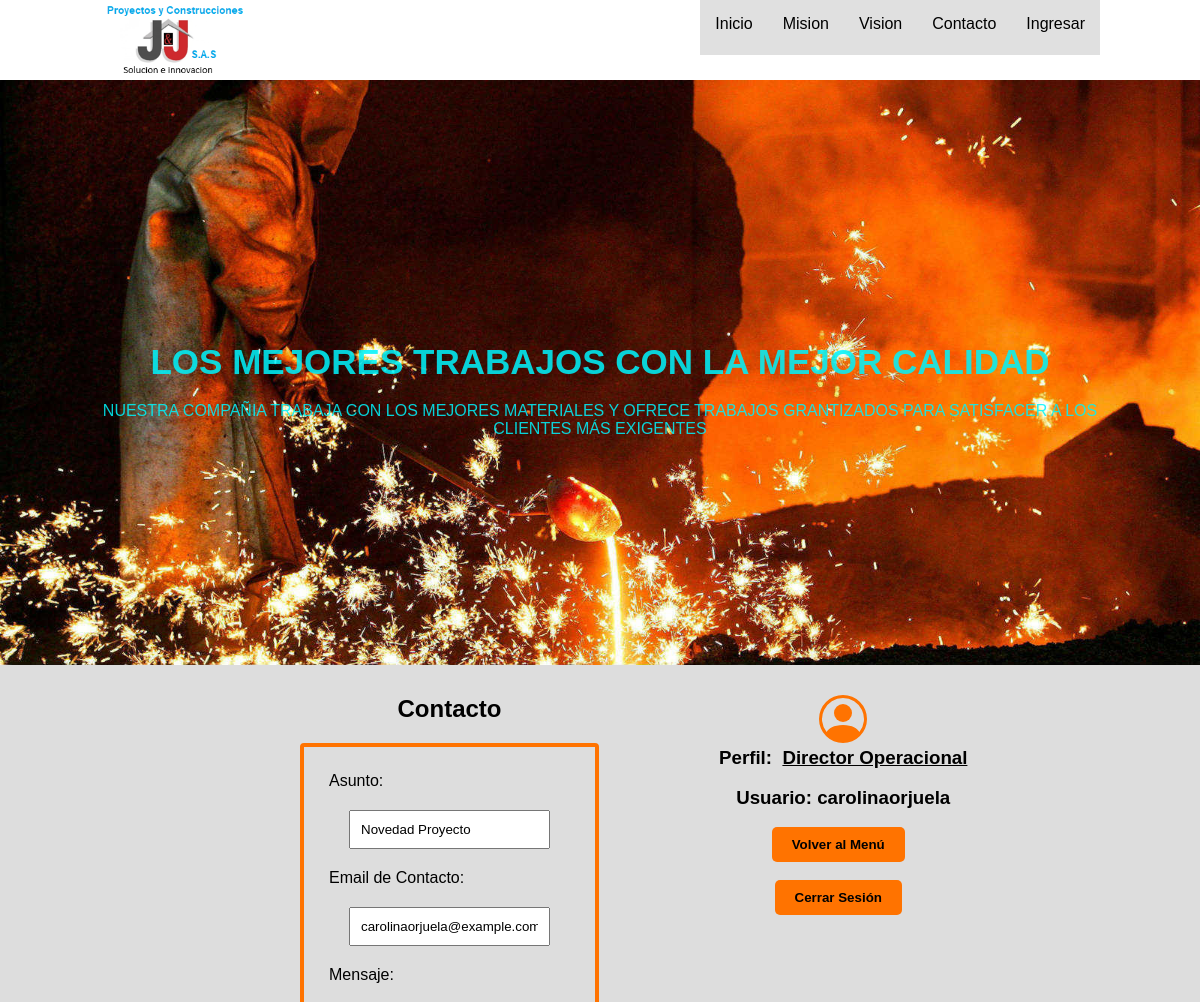
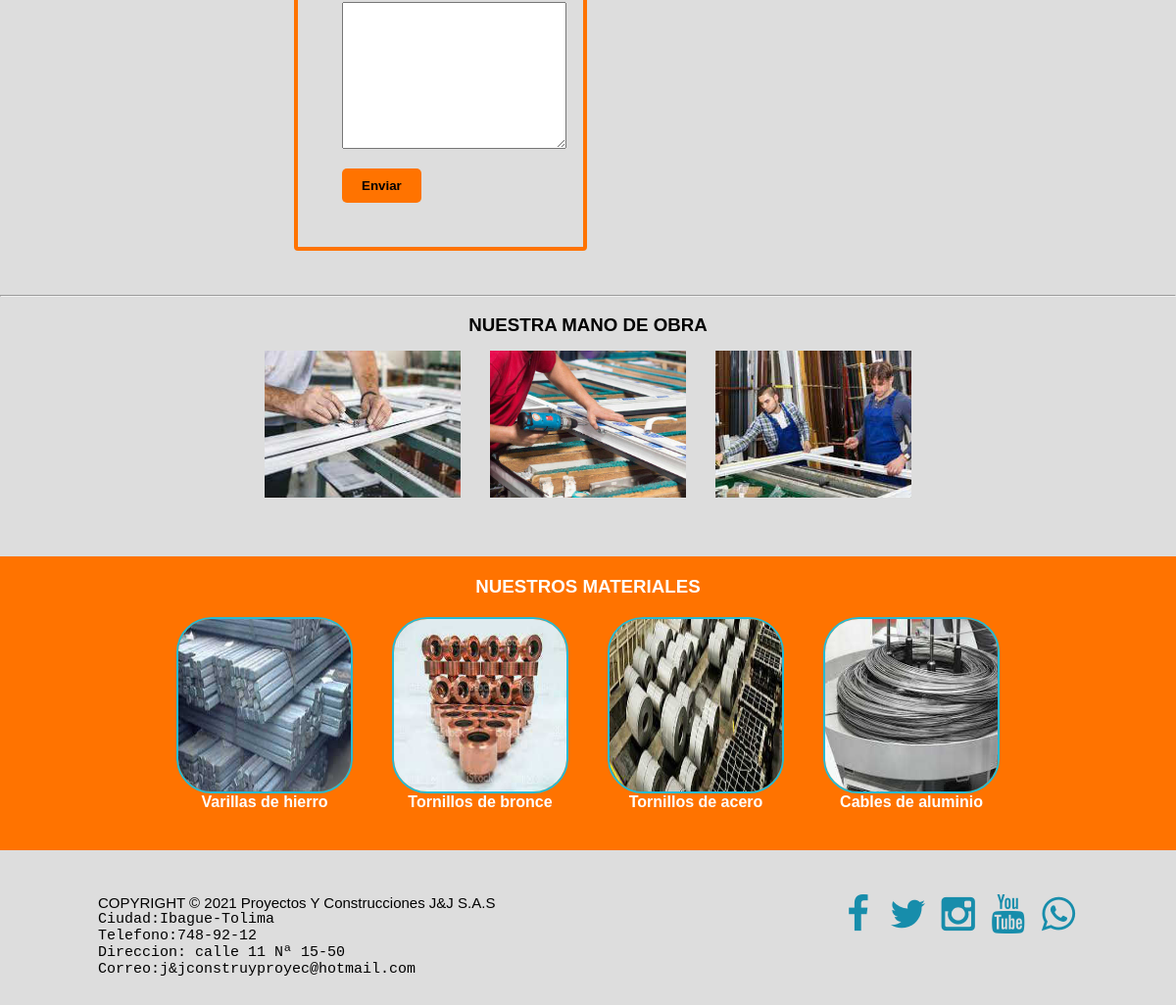
The app's page /operaciones/novedades (signed in) with its own data (2 pictures, top to bottom).
### operaciones/models.py (models this page shows)
class CustomUser(AbstractUser):
    identificacion = models.PositiveBigIntegerField(
        default="0000000000")
    cargos = [
        ("Gerente General", "Director General"),
        ("Director Operacional", "Director Operacional"),
        ("Almacenista", "Almacenista"),
        ("Contratista", "Contratista")
    ]
    cargo_empleado = models.CharField(
        max_length=50, choices=cargos, default="Contratista")
    telefono_empleado = models.PositiveBigIntegerField(default="0000000000")
    correo_empleado = models.EmailField(default="ejemplo@ejemplo.com")

### operaciones/views.py (the view)
# urls.py: path("novedades", views.novedades, name="novedades"),
@login_required(login_url="/inventarios/ingresar")
def novedades(request):
    return render(request, "operaciones/novedades.html")

### operaciones/templates/operaciones/novedades.html (shortened to what this page needs)
{% extends "inventarios/layout.html" %}
{% block main %}
      <section id="bflex">
            <br>
            <div class="floatLeft">
        <h2>Contacto</h2>
        <form action="{% url 'operaciones:enviarnovedades' %}" method="post" class="LoginForm">
            <p>Asunto: <input autofocus type="text" name="txtAsunto" value="Novedad Proyecto"/></p>
            <p>Email de Contacto: <input type="email" name="txtEmail" value="{{user.email}}" /></p>
            <p>
                Mensaje:
                <textarea name="txtMensaje"></textarea>
            </p>
            <input type="submit" value="Enviar" />
        </form>
            </div>
            <div class="floatRight">
                  <h3>Perfil:&nbsp;&nbsp;<u>{{ user.cargo_empleado }}</u></h3>
                  <br>
                  {% if user.is_authenticated %}
                        <h3>Usuario: {{ user.username }}</h3>
                  {% endif %}
                  <br>
                  <div class="centering logout">
                        <form action="{% url 'operaciones:redireccioncontratista' %}" method="post">
                              <input type="submit" Value="Volver al Menú" class="logout" title="Volver al Menú {{ user.cargo_empleado }}">
                        </form>
                  </div>
                  <br>
                  <div class="centering logout">
                        <form action="{% url 'inventarios:salir' %}" method="post">
                              <input type="submit" value="Cerrar Sesión" class="logout" title="Cerrar Sesión {{ user.cargo_empleado }}">
                        </form>
                  </div>
            </div>
            <br><br>
      </section>
{% endblock %}

### inventarios/static/inventarios/styles.css (style rules this page uses)
* { margin: 0; padding: 0; box-sizing: border-box; }
body { font-family: "Franklin Gothic Medium", "Arial Narrow", Arial, sans-serif; background-color: #ddd; }
section { width: 100%; margin-bottom: 45px; text-align: center; top: -30px; }
h2 { margin-bottom: 20px; }
#bflex { text-align: center; width: 100%; display: flex; right: 0%; }
.floatRight { float: right; margin: 0 0 0 10%; }
.floatLeft { float: left; margin-left: 25%; }
.centering { width: 100%; height: auto; display: flex; justify-content: center; text-align: center; }
.LoginForm input, .LoginForm textarea { display: block; margin: 20px; padding: 10px; }
.LoginForm { border: 4px solid rgb(255, 115, 0); padding: 25px; border-radius: 4px; text-align: left; color: var(--white); max-width: 100%; left: 50%; }
.LoginForm input[type="submit"], .centering input[type="submit"] { transition: O.3s; margin-right: 10px; border: none; background-color: rgb(255, 115, 0); color: var(--white); padding: 10px 20px; font-weight: bold; border-radius: 5px; }
textarea { width: 95%; height: 150px; }

### records on screen
CustomUser: txtEmail "carolinaorjuela@example.com", cargo_empleado "Director Operacional", username "carolinaorjuela"
